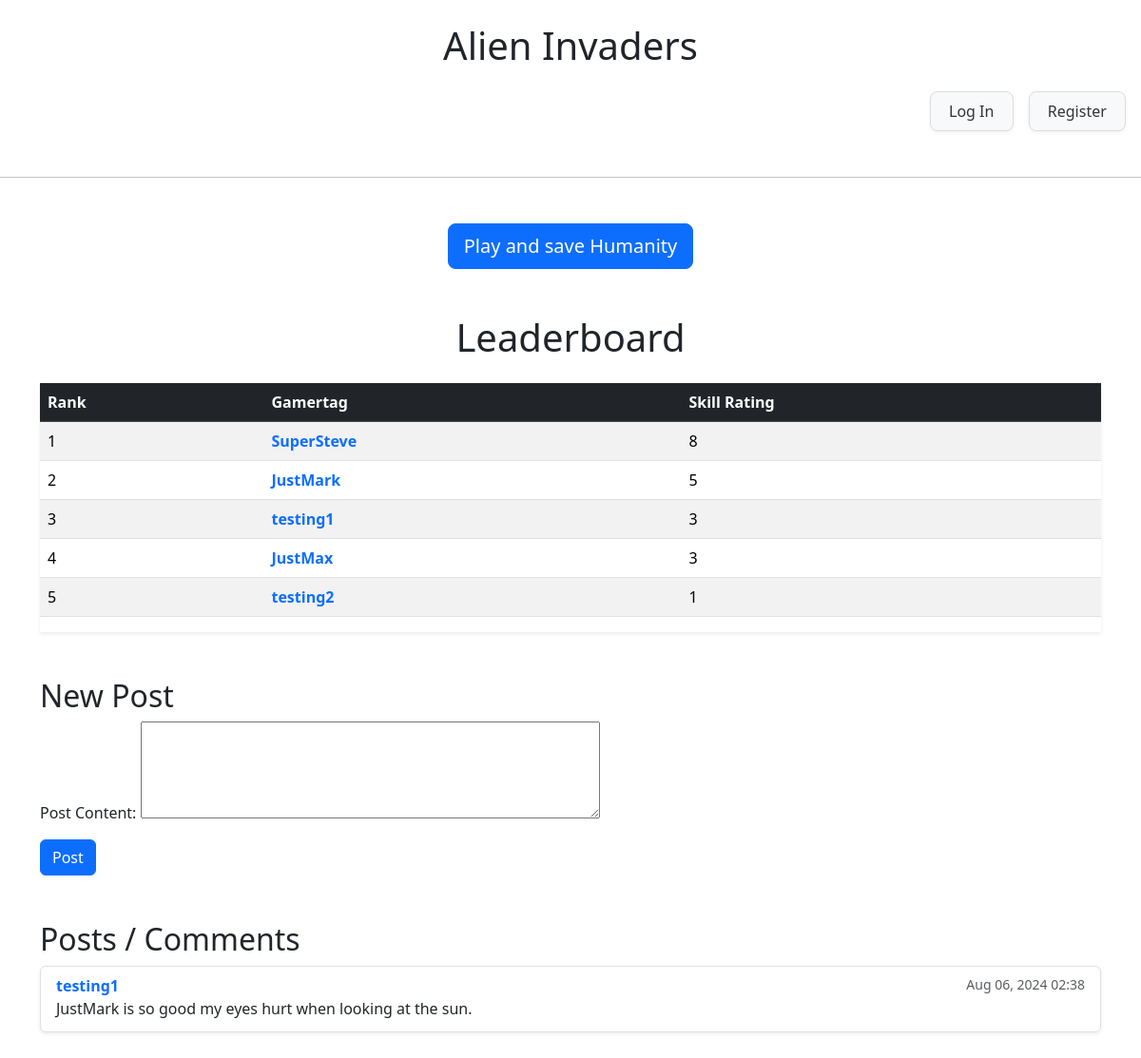
The app's page /aliens/leaderboard with its own data.
### aliens/models.py (models this page shows, shortened)
class Leaderboard(models.Model): # I do not think this model is neccessary, just do the calculations and display from the stats model and fields
    user = models.ForeignKey(User, on_delete=models.CASCADE, related_name='user_leaderboard')
    user_skill_rating = models.IntegerField(default=0)
    rank = models.IntegerField(default=0)
    def leaderboard_serialize(self):
        return{
            "id": self.id,
            "gamertag": self.user.gamertag,
            "user_skill_rating": self.user_skill_rating,
            "user_rank": self.rank,
        }

class User(AbstractUser):
    name = models.CharField(max_length=64)
    gamertag = models.CharField(max_length=64)
    country = models.CharField(max_length=64)
    profile_pic = models.ImageField(upload_to='profile_pics/', null=True, blank=True, default='static/aliens/spongebob.jpg')

class Post(models.Model):
    user = models.ForeignKey(User, on_delete=models.CASCADE, related_name='user_posts') # Links the post to the user that made the post
    content = models.TextField()
    created_at = models.DateTimeField(auto_now_add=True)

### aliens/views.py (the view, shortened to what this page needs)
# urls.py: path("leaderboard", views.leaderboard, name="leaderboard"),
def leaderboard(request):
    if request.method == 'GET':
        leaderboard_entries = Leaderboard.objects.order_by('-user_skill_rating').all()
        ranking()
        serialized_leaderboard = [entry.leaderboard_serialize() for entry in leaderboard_entries]
        if request.headers.get('X-Fetch-Leaderboard') == 'FetchLeaderboard':
            return JsonResponse(serialized_leaderboard, safe=False)
    sorted_leaderboard = Leaderboard.objects.order_by('-user_skill_rating').all()
    ranking()
    posts = Post.objects.order_by('-created_at').all()
    return render(request, "aliens/leaderboard.html", {
        "sorted_leaderboard": sorted_leaderboard,
        "form": PostForm(),
        "posts": posts
    })

### aliens/views.py
class PostForm(forms.Form):
    post_content = forms.CharField(label="Post Content", widget=forms.Textarea(attrs={'id': 'post_content-text','rows': 4, 'cols': 50}))

### aliens/views.py (called while the page is built)
def ranking():
    sorted_leaderboard = Leaderboard.objects.order_by('-user_skill_rating').all()
    rank = 1
    for entry in sorted_leaderboard:
        entry.rank = rank
        entry.save()
        rank += 1
    return True

### aliens/templates/aliens/leaderboard.html (shortened to what this page needs)
{% extends "aliens/layout.html" %}
{% load static %}
{% block body %}
<div class="container my-5">
    <h1 class="text-center mb-4">Leaderboard</h1>
    <div class="table-responsive shadow-sm">
        <table class="table table-striped table-hover">
            <thead class="table-dark">
                <tr>
                    <th scope="col">Rank</th>
                    <th scope="col">Gamertag</th>
                    <th scope="col">Skill Rating</th>
                </tr>
            </thead>
            <tbody>
                {% for instance in sorted_leaderboard %}
                    <tr>
                        <td>{{ instance.rank }}</td>
                        <td>
                            <a href="{% url 'player_profile' instance.user.id %}" class="text-decoration-none fw-bold">
                                {{ instance.user.gamertag }}
                            </a>
                        </td>
                        <td>{{ instance.user_skill_rating }}</td>
                    </tr>
                {% endfor %}
            </tbody>
        </table>
    </div>
    <div class="mt-5">
        <h2>New Post</h2>
        <form method="post" action="{% url 'leaderboard' %}" class="mb-4">
            <div class="mb-3">
                {{ form.as_p }}
            </div>
            <button type="submit" class="btn btn-primary">Post</button>
        </form>
    </div>
    <div class="mt-5">
        <h2>Posts / Comments</h2>
        {% if posts %}
            <ul class="list-group">
                {% for post in posts %}
                    <li class="list-group-item d-flex flex-column flex-md-row justify-content-between align-items-start mb-2 shadow-sm">
                        <div>
                            <strong>
                                <a href="{% url 'player_profile' post.user.id %}" class="text-decoration-none">
                                    {{ post.user.gamertag }}
                                </a>
                            </strong>
                            <p class="mb-1">{{ post.content }}</p>
                        </div>
                        <small class="text-muted">{{ post.created_at|date:"M d, Y H:i" }}</small>
                    </li>
                {% endfor %}
            </ul>
        {% else %}
            <p class="text-muted">No posts yet.</p>
        {% endif %}
    </div>
</div>
{% endblock %}

### records on screen
Leaderboard: rank "1", user.gamertag "SuperSteve", user_skill_rating "8"
Leaderboard: rank "2", user.gamertag "JustMark", user_skill_rating "5"
Leaderboard: rank "3", user.gamertag "testing1", user_skill_rating "3"
Leaderboard: rank "4", user.gamertag "JustMax", user_skill_rating "3"
Leaderboard: rank "5", user.gamertag "testing2", user_skill_rating "1"
Post: user.gamertag "testing1", content "JustMark is so good my eyes hurt when looking at the sun.", created_at "Aug 06, 2024 02:38"
